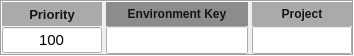
     <widget class="QFrame" name="jobParametersFrame">
      <property name="maximumSize">
       <size>
        <width>16777215</width>
        <height>52</height>
       </size>
      </property>
      <property name="frameShape">
       <enum>QFrame::Box</enum>
      </property>
      <property name="frameShadow">
       <enum>QFrame::Sunken</enum>
      </property>
      <layout class="QHBoxLayout" name="horizontalLayout_8">
       <property name="spacing">
        <number>0</number>
       </property>
       <property name="sizeConstraint">
        <enum>QLayout::SetMaximumSize</enum>
       </property>
       <property name="margin">
        <number>0</number>
       </property>
       <item>
        <layout class="QHBoxLayout" name="horizontalLayout_9" stretch="0,0,0">
         <property name="spacing">
          <number>4</number>
         </property>
         <item>
          <layout class="QVBoxLayout" name="priorityLayout">
           <property name="spacing">
            <number>0</number>
           </property>
           <item>
            <widget class="QLabel" name="priorityLabel">
             <property name="sizePolicy">
              <sizepolicy hsizetype="Preferred" vsizetype="Preferred">
               <horstretch>0</horstretch>
               <verstretch>0</verstretch>
              </sizepolicy>
             </property>
             <property name="minimumSize">
              <size>
               <width>100</width>
               <height>24</height>
              </size>
             </property>
             <property name="maximumSize">
              <size>
               <width>100</width>
               <height>24</height>
              </size>
             </property>
             <property name="font">
              <font>
               <pointsize>10</pointsize>
               <weight>75</weight>
               <bold>true</bold>
              </font>
             </property>
             <property name="acceptDrops">
              <bool>true</bool>
             </property>
             <property name="autoFillBackground">
              <bool>false</bool>
             </property>
             <property name="styleSheet">
              <string notr="true">QLabel { background-color:rgb(170,170,170);
       	        	color: rgb(22,22,22); }</string>
             </property>
             <property name="text">
              <string>Priority</string>
             </property>
             <property name="alignment">
              <set>Qt::AlignCenter</set>
             </property>
            </widget>
           </item>
           <item>
            <widget class="QSpinBox" name="priority_spinBox">
             <property name="sizePolicy">
              <sizepolicy hsizetype="Fixed" vsizetype="Fixed">
               <horstretch>0</horstretch>
               <verstretch>0</verstretch>
              </sizepolicy>
             </property>
             <property name="minimumSize">
              <size>
               <width>100</width>
               <height>28</height>
              </size>
             </property>
             <property name="maximumSize">
              <size>
               <width>100</width>
               <height>28</height>
              </size>
             </property>
             <property name="font">
              <font>
               <pointsize>11</pointsize>
              </font>
             </property>
             <property name="alignment">
              <set>Qt::AlignCenter</set>
             </property>
             <property name="buttonSymbols">
              <enum>QAbstractSpinBox::NoButtons</enum>
             </property>
             <property name="maximum">
              <number>10000</number>
             </property>
             <property name="value">
              <number>100</number>
             </property>
            </widget>
           </item>
          </layout>
         </item>
         <item>
          <layout class="QVBoxLayout" name="environmentKeyLayout">
           <property name="spacing">
            <number>0</number>
           </property>
           <item>
            <widget class="QLabel" name="environmentKeyLabel">
             <property name="minimumSize">
              <size>
               <width>0</width>
               <height>24</height>
              </size>
             </property>
             <property name="maximumSize">
              <size>
               <width>16777215</width>
               <height>24</height>
              </size>
             </property>
             <property name="font">
              <font>
               <pointsize>9</pointsize>
               <weight>75</weight>
               <bold>true</bold>
              </font>
             </property>
             <property name="autoFillBackground">
              <bool>false</bool>
             </property>
             <property name="styleSheet">
              <string notr="true">QLabel { background-color:rgb(140,140,140);
       	        	color: rgb(22,22,22); }</string>
             </property>
             <property name="text">
              <string>Environment Key</string>
             </property>
             <property name="alignment">
              <set>Qt::AlignCenter</set>
             </property>
            </widget>
           </item>
           <item>
            <widget class="QLineEdit" name="environmentKey_lineEdit">
             <property name="minimumSize">
              <size>
               <width>0</width>
               <height>28</height>
              </size>
             </property>
             <property name="maximumSize">
              <size>
               <width>16777215</width>
               <height>28</height>
              </size>
             </property>
             <property name="font">
              <font>
               <pointsize>11</pointsize>
              </font>
             </property>
             <property name="frame">
              <bool>true</bool>
             </property>
             <property name="alignment">
              <set>Qt::AlignCenter</set>
             </property>
             <property name="readOnly">
              <bool>false</bool>
             </property>
            </widget>
           </item>
          </layout>
         </item>
         <item>
          <layout class="QVBoxLayout" name="serviceKeyLayout">
           <property name="spacing">
            <number>0</number>
           </property>
           <property name="sizeConstraint">
            <enum>QLayout::SetDefaultConstraint</enum>
           </property>
           <item>
            <widget class="QLabel" name="project_Label">
             <property name="minimumSize">
              <size>
               <width>100</width>
               <height>24</height>
              </size>
             </property>
             <property name="maximumSize">
              <size>
               <width>16777215</width>
               <height>24</height>
              </size>
             </property>
             <property name="font">
              <font>
               <pointsize>9</pointsize>
               <weight>75</weight>
               <bold>true</bold>
              </font>
             </property>
             <property name="autoFillBackground">
              <bool>false</bool>
             </property>
             <property name="styleSheet">
              <string notr="true">QLabel { background-color:rgb(170,170,170);
       	        	color: rgb(22,22,22); }</string>
             </property>
             <property name="text">
              <string>Project</string>
             </property>
             <property name="alignment">
              <set>Qt::AlignCenter</set>
             </property>
            </widget>
           </item>
           <item>
            <widget class="QLineEdit" name="project_lineEdit">
             <property name="sizePolicy">
              <sizepolicy hsizetype="Minimum" vsizetype="Fixed">
               <horstretch>0</horstretch>
               <verstretch>0</verstretch>
              </sizepolicy>
             </property>
             <property name="maximumSize">
              <size>
               <width>100</width>
               <height>28</height>
              </size>
             </property>
             <property name="font">
              <font>
               <pointsize>11</pointsize>
              </font>
             </property>
             <property name="alignment">
              <set>Qt::AlignCenter</set>
             </property>
            </widget>
           </item>
          </layout>
         </item>
        </layout>
       </item>
      </layout>
     </widget>
